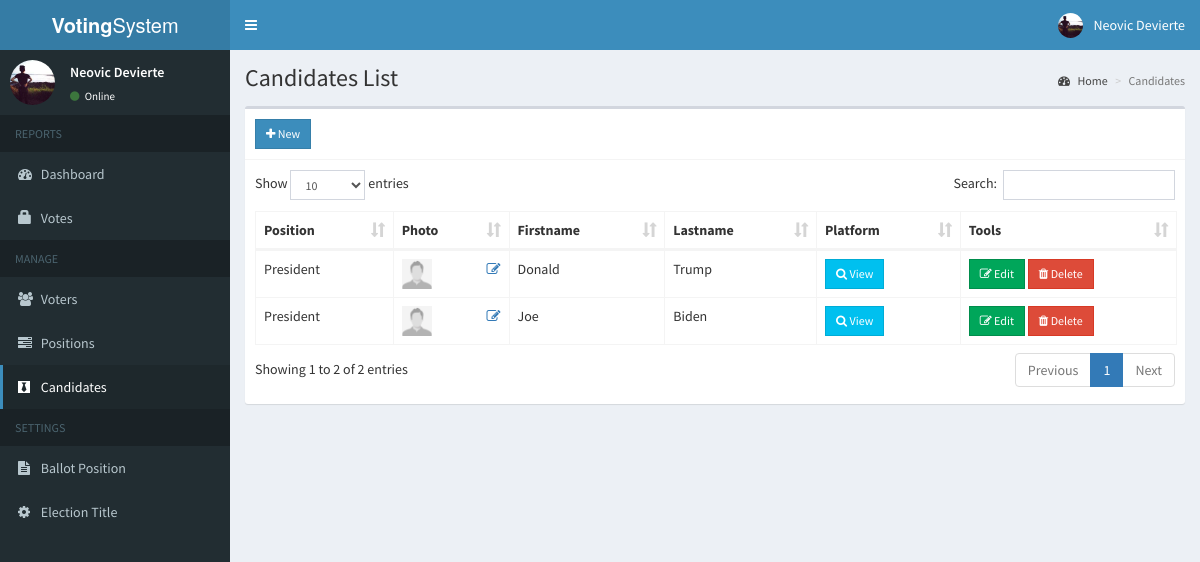
/votesystem/admin/candidates.php (signed in), run on the app's committed database.
### tables this page shows
CREATE TABLE `candidates` (
  `id` int(11) NOT NULL,
  `position_id` int(11) NOT NULL,
  `firstname` varchar(30) NOT NULL,
  `lastname` varchar(30) NOT NULL,
  `photo` varchar(150) NOT NULL,
  `platform` text NOT NULL
);

CREATE TABLE `positions` (
  `id` int(11) NOT NULL,
  `description` varchar(50) NOT NULL,
  `max_vote` int(11) NOT NULL,
  `priority` int(11) NOT NULL
);

### votesystem/admin/includes/session.php (called while the page is built, shortened)
<?php
	include 'includes/conn.php';
	$sql = "SELECT * FROM admin WHERE id = '".$_SESSION['admin']."'";
	$query = $conn->query($sql);
	$user = $query->fetch_assoc();
?>

### votesystem/admin/candidates.php (the view, shortened to what this page needs)
<?php include 'includes/session.php'; ?>
<?php include 'includes/header.php'; ?>
<body class="hold-transition skin-blue sidebar-mini">
<div class="wrapper">
  <?php include 'includes/navbar.php'; ?>
  <?php include 'includes/menubar.php'; ?>
  <div class="content-wrapper">
    <section class="content-header">
      <h1>
        Candidates List
      </h1>
      <ol class="breadcrumb">
        <li><a href="#"><i class="fa fa-dashboard"></i> Home</a></li>
        <li class="active">Candidates</li>
      </ol>
    </section>
    <section class="content">
      <div class="row">
        <div class="col-xs-12">
          <div class="box">
            <div class="box-header with-border">
              <a href="#addnew" data-toggle="modal" class="btn btn-primary btn-sm btn-flat"><i class="fa fa-plus"></i> New</a>
            </div>
            <div class="box-body">
              <table id="example1" class="table table-bordered">
                <thead>
                  <th>Position</th>
                  <th>Photo</th>
                  <th>Firstname</th>
                  <th>Lastname</th>
                  <th>Platform</th>
                  <th>Tools</th>
                </thead>
                <tbody>
                  <?php
                    $sql = "SELECT *, candidates.id AS canid FROM candidates LEFT JOIN positions ON positions.id=candidates.position_id ORDER BY positions.priority ASC";
                    $query = $conn->query($sql);
                    while($row = $query->fetch_assoc()){
                      $image = (!empty($row['photo'])) ? '../images/'.$row['photo'] : '../images/profile.jpg';
                      echo "
                        <tr>
                          <td class='hidden'></td>
                          <td>".$row['description']."</td>
                          <td>
                            <img src='".$image."' width='30px' height='30px'>
                            <a href='#edit_photo' data-toggle='modal' class='pull-right photo' data-id='".$row['canid']."'><span class='fa fa-edit'></span></a>
                          </td>
                          <td>".$row['firstname']."</td>
                          <td>".$row['lastname']."</td>
                          <td><a href='#platform' data-toggle='modal' class='btn btn-info btn-sm btn-flat platform' data-id='".$row['canid']."'><i class='fa fa-search'></i> View</a></td>
                          <td>
                            <button class='btn btn-success btn-sm edit btn-flat' data-id='".$row['canid']."'><i class='fa fa-edit'></i> Edit</button>
                            <button class='btn btn-danger btn-sm delete btn-flat' data-id='".$row['canid']."'><i class='fa fa-trash'></i> Delete</button>
                          </td>
                        </tr>
                      ";
                    }
                  ?>
                </tbody>
              </table>
            </div>
          </div>
        </div>
      </div>
    </section>
  </div>
</div>
</body>
</html>

### votesystem/admin/includes/navbar.php (shortened to what this page needs)
<header class="main-header">
  <a href="#" class="logo">
    <span class="logo-lg"><b>Voting</b>System</span>
  </a>
  <nav class="navbar navbar-static-top">
    <a href="#" class="sidebar-toggle" data-toggle="push-menu" role="button">
    </a>
    <div class="navbar-custom-menu">
      <ul class="nav navbar-nav">
        <li class="dropdown user user-menu">
          <a href="#" class="dropdown-toggle" data-toggle="dropdown">
            <img src="<?php echo (!empty($user['photo'])) ? '../images/'.$user['photo'] : '../images/profile.jpg'; ?>" class="user-image" alt="User Image">
            <span class="hidden-xs"><?php echo $user['firstname'].' '.$user['lastname']; ?></span>
          </a>
        </li>
      </ul>
    </div>
  </nav>
</header>

### votesystem/admin/includes/menubar.php (shortened to what this page needs)
<aside class="main-sidebar">
  <section class="sidebar">
    <div class="user-panel">
      <div class="pull-left image">
        <img src="<?php echo (!empty($user['photo'])) ? '../images/'.$user['photo'] : '../images/profile.jpg'; ?>" class="img-circle" alt="User Image">
      </div>
      <div class="pull-left info">
        <p><?php echo $user['firstname'].' '.$user['lastname']; ?></p>
        <a><i class="fa fa-circle text-success"></i> Online</a>
      </div>
    </div>
    <ul class="sidebar-menu" data-widget="tree">
      <li class="header">REPORTS</li>
      <li class=""><a href="home.php"><i class="fa fa-dashboard"></i> <span>Dashboard</span></a></li>
      <li class=""><a href="votes.php"><span class="glyphicon glyphicon-lock"></span> <span>Votes</span></a></li>
      <li class="header">MANAGE</li>
      <li class=""><a href="voters.php"><i class="fa fa-users"></i> <span>Voters</span></a></li>
      <li class=""><a href="positions.php"><i class="fa fa-tasks"></i> <span>Positions</span></a></li>
      <li class=""><a href="candidates.php"><i class="fa fa-black-tie"></i> <span>Candidates</span></a></li>
      <li class="header">SETTINGS</li>
      <li class=""><a href="ballot.php"><i class="fa fa-file-text"></i> <span>Ballot Position</span></a></li>
      <li class=""><a href="#config" data-toggle="modal"><i class="fa fa-cog"></i> <span>Election Title</span></a></li>
    </ul>
  </section>
</aside>

### data on the page
candidates: position.description "President", firstname "Donald", lastname "Trump"
candidates: position.description "President", firstname "Joe", lastname "Biden"

### other printed values
$user['firstname'] "Neovic"
$user['lastname'] "Devierte"
